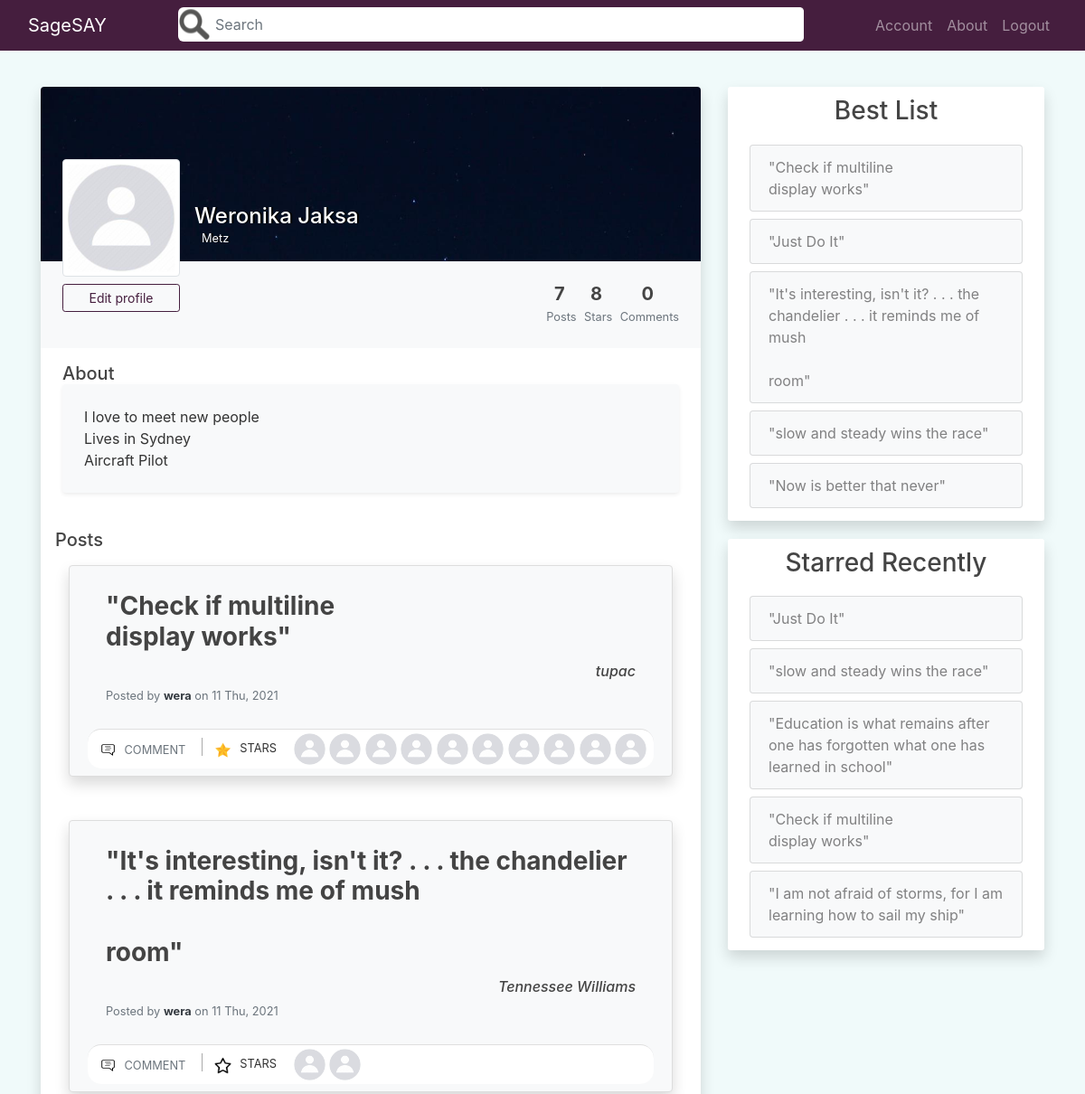
Before: /user/wera (signed in, upper part) with the older database file.
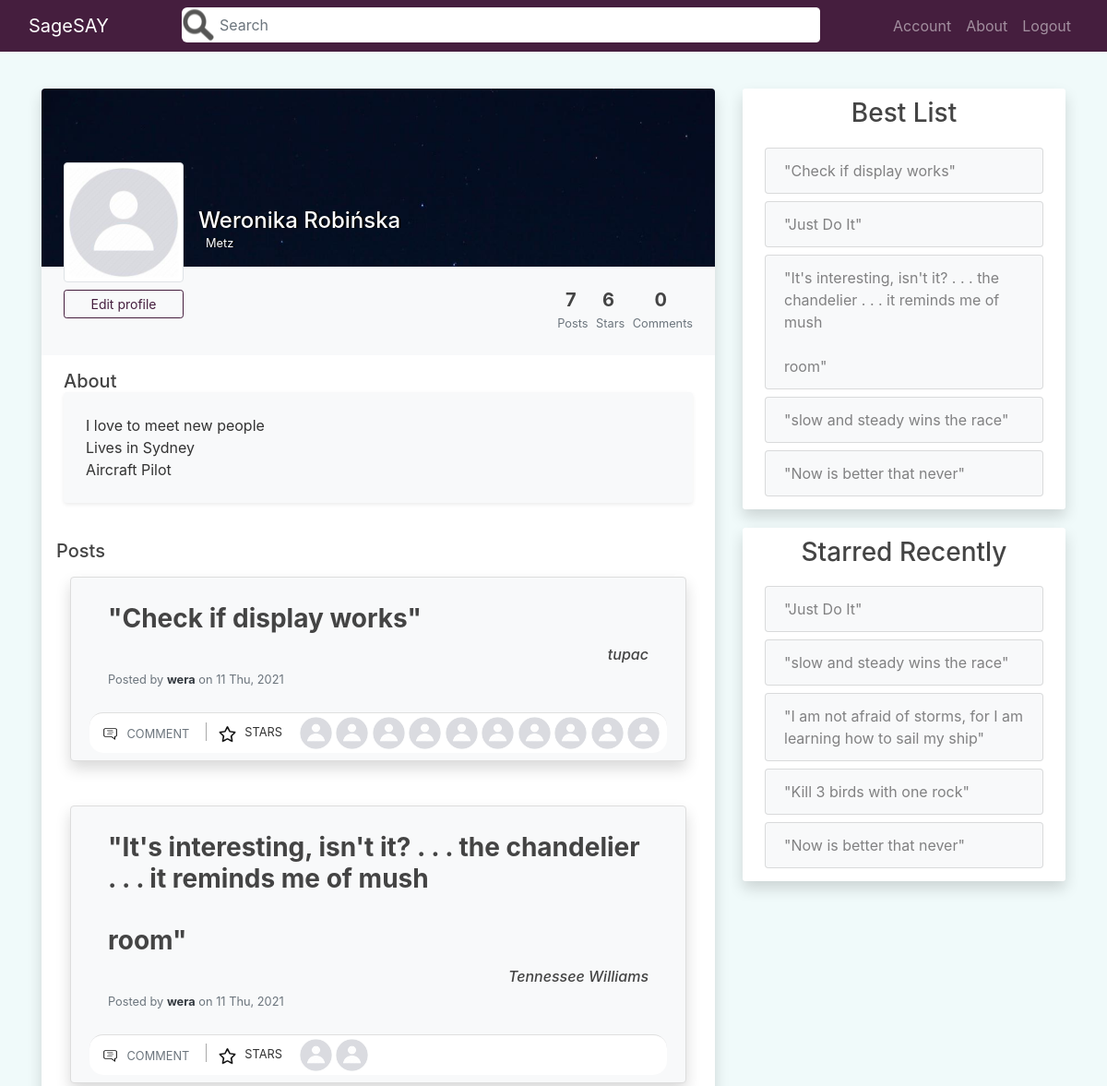
After: the same page with the newer database file.
### quotes_app/models.py (models this page shows, shortened)
class MoreInfoUser(db.Model):
    id = db.Column(db.Integer, primary_key=True)
    last_update = db.Column(db.DateTime, nullable=False, default=dt.utcnow)
    background_pic = db.Column(db.String(20), nullable=False, default='profile_bg.jpg')
    full_name = db.Column(db.String(120), nullable=False, default='Adam Smith')
    city = db.Column(db.String(90), nullable=False, default='Sydney')
    about = db.Column(db.Text, nullable=False, default='I love to meet new people<br>Lives in Sydney<br>Aircraft Pilot')
    user_id = db.Column(db.Integer, db.ForeignKey('user.id'), nullable=False)

class User(db.Model, UserMixin):
    id = db.Column(db.Integer, primary_key=True)
    username = db.Column(db.String(20), unique=True, nullable=False)
    email = db.Column(db.String(120), unique=True, nullable=False)
    image_file = db.Column(db.String(20), nullable=False, default='default.jpg')
    password = db.Column(db.String(60), nullable=False)
    posts = db.relationship('Post', backref='posted_by', lazy=True)
    comments = db.relationship('Comment', backref='comment_author', lazy=True)
    likes = db.relationship('Like', backref='like_author', lazy=True)
    more_info = db.relationship('MoreInfoUser', backref='info_author', lazy=True)
    like_comments = db.relationship('LikeComment', backref='like_comment_author', lazy=True)

class Post(db.Model):
    id = db.Column(db.Integer, primary_key=True)
    author = db.Column(db.String(100), nullable=False, default='Anonymous')
    content = db.Column(db.Text, nullable=False)
    date_posted = db.Column(db.DateTime, nullable=False, default=dt.utcnow)
    user_id = db.Column(db.Integer, db.ForeignKey('user.id'), nullable=False)
    comments = db.relationship('Comment', backref='comment_post', lazy=True)
    likes = db.relationship('Like', backref='like_post', lazy=True)

### quotes_app/users/routes.py (the view)
@users.route("/user/<string:username>", methods=['GET', 'POST'])
@login_required
def user_profile(username):
    schform = SearchForm()
    if schform.validate_on_submit():
        if schform.content.data != '':
            return redirect(url_for('main.home', sch=schform.content.data))
    page = request.args.get('page', 1, type=int)
    post_id = request.args.get('star', type=int)
    user = User.query.filter_by(username=username).first_or_404()
    if post_id:
        update_like_table(current_user, post_id)
        return redirect(url_for('users.user_profile', username=username, page=page))
    about_user = MoreInfoUser.query.filter_by(info_author=user).first()
    posts, num_posts, num_likes, num_comments = get_posts_num_plc(user)
    posts = posts.paginate(page=page, per_page=5)
    posts_data = prepare_posts_display(posts.items, 10)
    best_posts = get_best_posts_user(user, 5)
    recent_stars = get_recent_stars_user(user, 5)
    background_image = url_for('static',
        filename='background_pics/' + about_user.background_pic)
    return render_template('user_profile.html', title=username, posts=posts,
        posts_data=posts_data, schform=schform, user=user, about_user=about_user,
        background_image=background_image, num_posts=num_posts,
        num_likes=num_likes, num_comments=num_comments, best_posts=best_posts,
        recent_stars=recent_stars)

### quotes_app/main/forms.py
class SearchForm(FlaskForm):
    content = StringField('Search')
    submit = SubmitField('Go')

### quotes_app/main/utils.py (called while the page is built)
def prepare_posts_display(posts, size):
    posts_data = []
    for post in posts:
        post_info = []
        likes = Like.query.filter_by(like_post=post).limit(size).all()
        for like in likes:
            post_info.append(User.query.get(like.user_id))
        post_info.append(post)
        starred = None
        if current_user.is_authenticated:
            starred = Like.query.filter_by(like_post=post, like_author=current_user).first()
        if starred:
            post_info.append(True)
        else:
            post_info.append(False)
        posts_data.append(post_info)
    return posts_data

### quotes_app/models.py (called while the page is built)
@login_manager.user_loader
def user_loader(user_id):
    return User.query.get(int(user_id))

### quotes_app/users/utils.py (called while the page is built)
def get_recent_stars_user(user, size):
    likes = Like.query.filter_by(like_author=user).order_by(Like.date_like.desc()).limit(size).all()
    posts = []
    for like in likes:
        posts.append(Post.query.get(like.post_id))
    return posts

### quotes_app/templates/user_profile.html (shortened to what the changed rows need)
{% extends "layout.html" %}
{% block content %}
<div class="col-md-8">
    <div class="mx-auto">
        <div class="bg-white mb-4 shadow rounded overflow-hidden">
            <div class="px-4 pt-0 pb-4 cover" style="background-image: url('{{ background_image }}')">
                <div class="media align-items-end profile-head">
                    <div class="media-body mb-5">
                        <h4 class="mt-0 mb-0 text-white name-city-shadow">{{ about_user.full_name }}</h4>
                        <p class="small mb-4 text-white name-city-shadow"> {{ about_user.city }}</p>
                    </div>
                </div>
            </div>
            <div class="bg-light p-4 d-flex justify-content-end text-center">
                <ul class="list-inline mb-0">
                    <li class="list-inline-item">
                        <h5 class="font-weight-bold mb-0 d-block">{{ num_likes }}</h5><small class="text-muted"> Stars</small>
                    </li>
                </ul>
            </div>
            <div class="px-4 py-3">
                <h5 class="mb-0">About</h5>
                <div class="p-4 rounded shadow-sm bg-light">
                    {{ about_user.about | safe }}
                </div>
            </div>
            <div class="py-4 px-3">
                <div class="container">
                    {% for post in posts_data %}
                        <div class="card rounded shadow bg-light py-2 mb-5">
                            <div class="card-body">
                                <div class="row">
                                    <div class="col-12 link-post-content">
                                        <a href="{{ url_for('posts.post', post_id=post[-2].id) }}"><h3 class="card-title "><b>"{{ post[-2].content | safe }}"</b></h3></a>
                                    </div>
                                    <div class="col-12 d-flex justify-content-end text-center">
                                        <h6><i>{{ post[-2].author }}</i></h6>
                                    </div>
                                    <div class="col mt-2">
                                        <h6 class="card-subtitle mb-2 text-muted">
                                            <p class="card-text text-muted small"> Posted by <a href="{{ url_for('users.user_profile', username=post[-2].posted_by.username) }}" class="font-weight-bold text-dark"> {{ post[-2].posted_by.username }}</a> on {{ post[-2].date_posted.strftime('%-d %a, %Y') }}</p>
                                        </h6>
                                    </div>
                                </div>
                            </div>
                            <div class="card-footer bg-white p-1">
                                <div class="row">
                                    <div class="col-md-auto pr-1">
                                        <a href="{{ url_for('posts.post', post_id=post[-2].id) }}" class="btn btn-outlined btn-black text-muted bg-transparent p-1 ml-1 mr-2" data-wow-delay="0.7s">
                                            <img src="{{ url_for('static', filename='comment.png') }}" class="mr-1 " width="19" height="19">
                                            <small>COMMENT</small>
                                        </a>
                                        <a href="{{ url_for('users.user_profile', username=user.username, page=posts.page, star=post[-2].id) }}" class="btn btn-outlined btn-black text-muted bg-transparent p-1 ml-2 mr-0" data-wow-delay="0.7s">
                                            {% if post[-1] == True %}
                                                <img src="{{ url_for('static', filename='christmas-star.png') }}" width="19" height="19">
                                            {% else %}
                                                <img src="{{ url_for('static', filename='star.png') }}" width="19" height="19">
                                            {% endif %}
                                        </a>
                                        <small>STARS</small>
                                    </div>
                                    <div class="col-md-auto">
                                        <ul class="list-inline mb-0">
                                            {% for user in post[:-2] %}
                                            <li class="list-inline-item">
                                                <a href="{{ url_for('users.user_profile', username=user.username) }}">
                                                    <img src="{{ url_for('static', filename='profile_pics/' + user.image_file) }}" alt="DP" class=" rounded-circle" width="35" height="35">
                                                </a>
                                            </li>
                                            {% endfor %}
                                        </ul>
                                    </div>
                                </div>
                            </div>
                        </div>
                    {% endfor %}
                </div>
            </div>
        </div>
    </div>
</div>
<div class="col-md-4">
    <div class="content-section shadow">
        <ul class="list-group">
            {% if not best_posts %}
                {% if current_user == user %}
                    <a href="{{ url_for('posts.new_post') }}"><li class="list-group-item list-group-item-light">No Adages. Add one.</li></a>
                {% else %}
                    <li class="list-group-item list-group-item-light">No Adages to show.</li>
                {% endif %}
            {% else %}
                {% for post in best_posts %}
                    <a href="{{ url_for('posts.post', post_id=post.id) }}" class="p-1"><li class="list-group-item list-group-item-light">"{{ post.content | safe }}"</li></a>
                {% endfor %}
            {% endif %}
        </ul>
    </div>
    <div class="content-section shadow">
        <ul class="list-group">
            {% if not recent_stars %}
                {% if current_user == user %}
                    <a href="{{ url_for('main.home') }}"><li class="list-group-item list-group-item-light">No Adages. Give one a star.</li></a>
                {% else %}
                    <li class="list-group-item list-group-item-light">No Adages to show.</li>
                {% endif %}
            {% else %}
                {% for post in recent_stars %}
                <a href="{{ url_for('posts.post', post_id=post.id) }}" class="p-1"><li class="list-group-item list-group-item-light">"{{ post.content | safe }}"</li></a>
                {% endfor %}
            {% endif %}
        </ul>
    </div>
</div>
{% endblock content %}

Changed rows visible on the page:
no longer on one of the page's lists (row edited): Post: content "Check if multiline display works"
no longer on this page (row unchanged): Post: content "Education is what remains after one has forgotten what one has learned in school", shown under "Starred Recently"
changed MoreInfoUser "I love to meet new people Lives in Sydney Aircraft Pilot": full_name "Weronika Jaksa" → "Weronika Robińska"
changed through a linked row, User "tupac": content "Check if multiline display works" → "Check if display works"
changed Post: content "Check if multiline display works" → "Check if display works"
now on one of the page's lists (row unchanged): Post: content "Now is better that never"
now on this page (row unchanged): Post: content "Kill 3 birds with one rock", shown under "Starred Recently"
Other visible differences:
{{ num_likes }}: "8" → "6"
